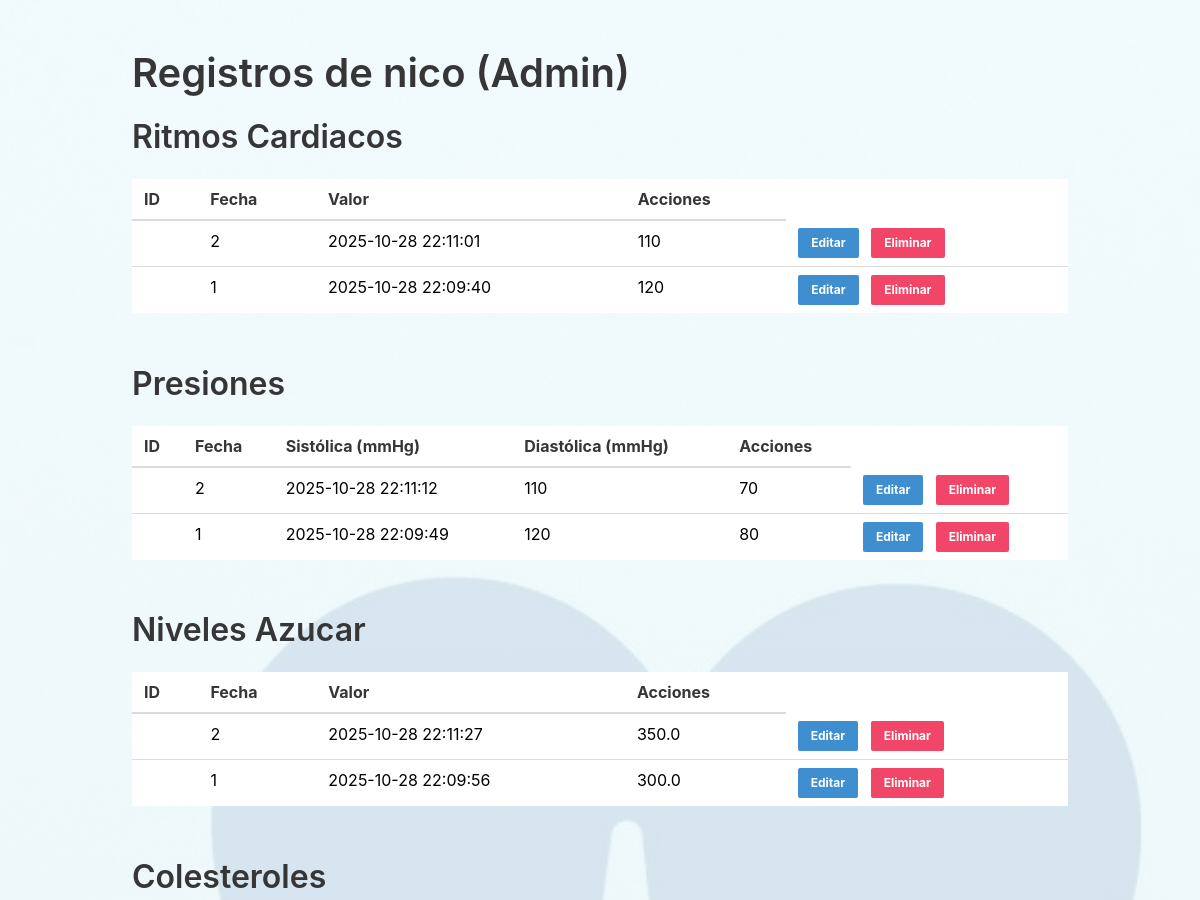
The app's page /admin/registros/1 (signed in, upper part), older data.
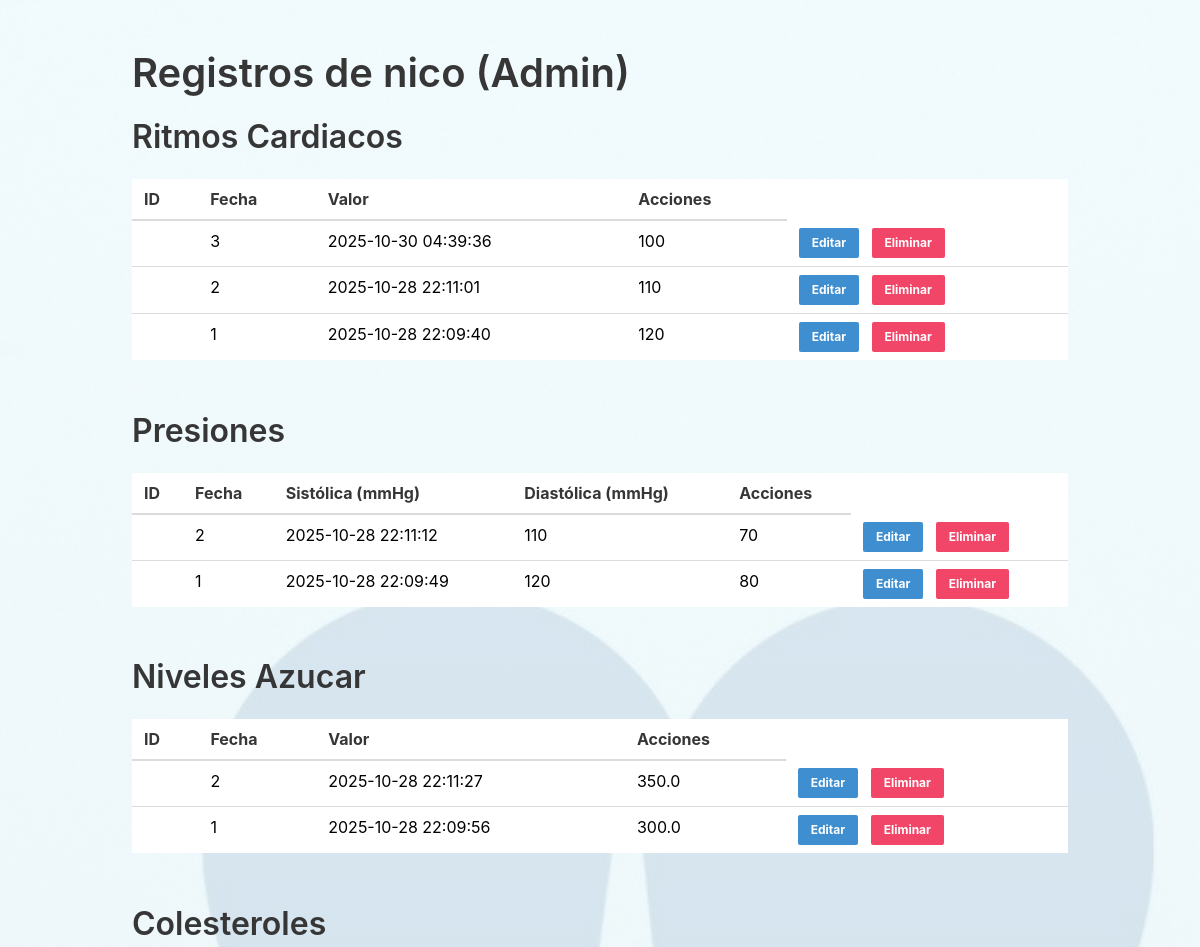
The same page, newer data.
### app.py (models this page shows, shortened)
class HealthMetricMixin:
    id = db.Column(db.Integer, primary_key=True)
    fecha = db.Column(db.DateTime, nullable=False, default=datetime.utcnow)
    usuario_id = db.Column(db.Integer, db.ForeignKey("usuario.id"), nullable=False)

class RitmoCardiaco(HealthMetricMixin, db.Model):
    valor = db.Column(db.Integer, nullable=False)
    __tablename__ = 'ritmo_cardiaco'

class PresionArterial(HealthMetricMixin, db.Model):
    sistolica = db.Column(db.Integer, nullable=False)
    diastolica = db.Column(db.Integer, nullable=False)
    __tablename__ = 'presion_arterial'

class NivelAzucar(HealthMetricMixin, db.Model):
    valor = db.Column(db.Float, nullable=False)
    __tablename__ = 'nivel_azucar'

### app.py (the view)
@app.route('/admin/registros/<int:usuario_id>')
@rol_requerido('admin')
def ver_usuario_registros(usuario_id):
    usuario = Usuario.query.get_or_404(usuario_id)
    historial_data = {
        'ritmos_cardiacos': RitmoCardiaco.query.filter_by(usuario_id=usuario_id).order_by(RitmoCardiaco.fecha.desc()).all(),
        'presiones': PresionArterial.query.filter_by(usuario_id=usuario_id).order_by(PresionArterial.fecha.desc()).all(),
        'niveles_azucar': NivelAzucar.query.filter_by(usuario_id=usuario_id).order_by(NivelAzucar.fecha.desc()).all(),
        'colesteroles': Colesterol.query.filter_by(usuario_id=usuario_id).order_by(Colesterol.fecha.desc()).all(),
        'oxigenos': OxigenoSangre.query.filter_by(usuario_id=usuario_id).order_by(OxigenoSangre.fecha.desc()).all(),
        'pesos': Peso.query.filter_by(usuario_id=usuario_id).order_by(Peso.fecha.desc()).all(),
        'alturas': Altura.query.filter_by(usuario_id=usuario_id).order_by(Altura.fecha.desc()).all(),
    }
    return render_template('ver_registros_usuario.html', usuario=usuario, historial_data=historial_data)

### app.py (called while the page is built)
def rol_requerido(rol):
    def decorator(f):
        @wraps(f)
        def decorated_function(*args, **kwargs):
            if 'usuario_id' not in session or session.get('rol') != rol:
                flash("Acceso denegado. Se requiere el rol de " + rol, "error")
                return redirect(url_for('login'))
            return f(*args, **kwargs)
        return decorated_function
    return decorator

### templates/ver_registros_usuario.html (shortened to what this page needs)
{% extends 'base.html' %}
{% block content %}
<div class="container">
    <h1 class="title is-2">Registros de {{ usuario.nombre }} (Admin)</h1>
    {% if historial_data and historial_data.keys() | length > 0 %}
        {% set model_map = {
            'ritmos_cardiacos': 'ritmo_cardiaco',
            'presiones': 'presion_arterial',
            'niveles_azucar': 'nivel_azucar',
            'colesteroles': 'colesterol',
            'oxigenos': 'oxigeno_sangre',
            'pesos': 'peso',
            'alturas': 'altura'
        } %}
        <div class="content">
            {% for metric_key, records in historial_data.items() %}
                {% if records %}
                    {% set model_name_singular = model_map[metric_key] %}
                    <h2 class="subtitle is-3 is-capitalized">{{ metric_key | replace('_', ' ') }}</h2>
                    <div class="table-container">
                        <table class="table is-striped is-fullwidth is-hoverable">
                            <thead>
                                <tr>
                                    <th>ID</th>
                                    <th>Fecha</th>
                                    {% if metric_key == 'presiones' %}
                                        <th>Sistólica (mmHg)</th>
                                        <th>Diastólica (mmHg)</th>
                                    {% else %}
                                        <th>Valor</th>
                                    {% endif %}
                                    <th>Acciones</th>
                                </tr>
                            </thead>
                            <tbody>
                                {% for record in records %}
                                    <td>
                                        <td>{{ record.id }}</td>
                                        <td>{{ record.fecha.strftime('%Y-%m-%d %H:%M:%S') }}</td>
                                        {% if metric_key == 'presiones' %}
                                            <td>{{ record.sistolica }}</td>
                                            <td>{{ record.diastolica }}</td>
                                        {% else %}
                                            <td>{{ record.valor }}</td>
                                        {% endif %}
                                        <td>
                                            <a href="{{ url_for('editar_registro', modelo_nombre=model_name_singular, registro_id=record.id) }}" class="button is-info is-small mr-2">
                                                Editar
                                            </a>
                                            <form method="POST" action="{{ url_for('eliminar_registro', modelo_nombre=model_name_singular, registro_id=record.id) }}" style="display:inline;">
                                                <button type="submit" class="button is-danger is-small" onclick="return confirm('¿Estás seguro de que quieres eliminar este registro de {{ model_name_singular | replace('_', ' ') }}?')">
                                                    Eliminar
                                                </button>
                                            </form>
                                        </td>
                                    </td>
                                {% endfor %}
                            </tbody>
                        </table>
                    </div>
                {% endif %}
            {% endfor %}
        </div>
    {% else %}
        <p class="notification is-info">{{ usuario.nombre }} no tiene registros médicos en el historial.</p>
    {% endif %}
</div>
{% endblock %}

Row changes from the older to the newer data that the page shows:
added RitmoCardiaco: id "3", fecha "2025-10-30 04:39:36", valor "100"
